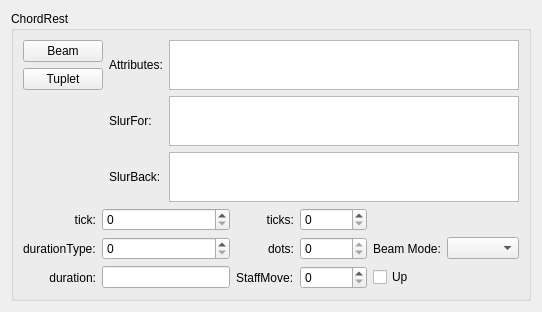
<?xml version="1.0" encoding="UTF-8"?>
<ui version="4.0">
 <class>ChordRestBase</class>
 <widget class="QWidget" name="ChordRestBase">
  <property name="geometry">
   <rect>
    <x>0</x>
    <y>0</y>
    <width>542</width>
    <height>297</height>
   </rect>
  </property>
  <property name="windowTitle">
   <string>Form</string>
  </property>
  <layout class="QVBoxLayout">
   <item>
    <widget class="QGroupBox" name="groupBox">
     <property name="toolTip">
      <string notr="true"/>
     </property>
     <property name="title">
      <string notr="true">ChordRest</string>
     </property>
     <property name="flat">
      <bool>false</bool>
     </property>
     <layout class="QGridLayout" name="gridLayout_2">
      <item row="0" column="0" rowspan="3">
       <layout class="QVBoxLayout">
        <item>
         <widget class="QPushButton" name="beamButton">
          <property name="toolTip">
           <string notr="true"/>
          </property>
          <property name="text">
           <string notr="true">Beam</string>
          </property>
         </widget>
        </item>
        <item>
         <widget class="QPushButton" name="tupletButton">
          <property name="toolTip">
           <string notr="true"/>
          </property>
          <property name="text">
           <string notr="true">Tuplet</string>
          </property>
         </widget>
        </item>
        <item>
         <spacer>
          <property name="orientation">
           <enum>Qt::Vertical</enum>
          </property>
          <property name="sizeHint" stdset="0">
           <size>
            <width>20</width>
            <height>40</height>
           </size>
          </property>
         </spacer>
        </item>
       </layout>
      </item>
      <item row="0" column="1">
       <widget class="QLabel" name="label_2">
        <property name="toolTip">
         <string notr="true"/>
        </property>
        <property name="text">
         <string notr="true">Attributes:</string>
        </property>
        <property name="textFormat">
         <enum>Qt::PlainText</enum>
        </property>
       </widget>
      </item>
      <item row="0" column="2">
       <widget class="QListWidget" name="attributes">
        <property name="sizePolicy">
         <sizepolicy hsizetype="Expanding" vsizetype="Fixed">
          <horstretch>0</horstretch>
          <verstretch>0</verstretch>
         </sizepolicy>
        </property>
        <property name="minimumSize">
         <size>
          <width>0</width>
          <height>50</height>
         </size>
        </property>
        <property name="maximumSize">
         <size>
          <width>16777215</width>
          <height>50</height>
         </size>
        </property>
        <property name="horizontalScrollBarPolicy">
         <enum>Qt::ScrollBarAlwaysOff</enum>
        </property>
        <property name="uniformItemSizes">
         <bool>true</bool>
        </property>
       </widget>
      </item>
      <item row="1" column="1">
       <widget class="QLabel" name="label_6">
        <property name="text">
         <string>SlurFor:</string>
        </property>
        <property name="textFormat">
         <enum>Qt::PlainText</enum>
        </property>
       </widget>
      </item>
      <item row="1" column="2">
       <widget class="QListWidget" name="slurFor">
        <property name="sizePolicy">
         <sizepolicy hsizetype="Expanding" vsizetype="Fixed">
          <horstretch>0</horstretch>
          <verstretch>0</verstretch>
         </sizepolicy>
        </property>
        <property name="minimumSize">
         <size>
          <width>0</width>
          <height>50</height>
         </size>
        </property>
        <property name="maximumSize">
         <size>
          <width>16777215</width>
          <height>50</height>
         </size>
        </property>
       </widget>
      </item>
      <item row="2" column="1">
       <widget class="QLabel" name="label_7">
        <property name="text">
         <string>SlurBack:</string>
        </property>
        <property name="textFormat">
         <enum>Qt::PlainText</enum>
        </property>
       </widget>
      </item>
      <item row="2" column="2">
       <widget class="QListWidget" name="slurBack">
        <property name="sizePolicy">
         <sizepolicy hsizetype="Expanding" vsizetype="Fixed">
          <horstretch>0</horstretch>
          <verstretch>0</verstretch>
         </sizepolicy>
        </property>
        <property name="minimumSize">
         <size>
          <width>0</width>
          <height>50</height>
         </size>
        </property>
        <property name="maximumSize">
         <size>
          <width>16777215</width>
          <height>50</height>
         </size>
        </property>
       </widget>
      </item>
      <item row="3" column="0" colspan="3">
       <layout class="QGridLayout" name="gridLayout">
        <item row="1" column="0">
         <widget class="QLabel" name="label_4">
          <property name="text">
           <string notr="true">durationType:</string>
          </property>
         </widget>
        </item>
        <item row="1" column="1">
         <widget class="QSpinBox" name="durationType"/>
        </item>
        <item row="1" column="2">
         <widget class="QLabel" name="label_3">
          <property name="sizePolicy">
           <sizepolicy hsizetype="Preferred" vsizetype="Preferred">
            <horstretch>0</horstretch>
            <verstretch>0</verstretch>
           </sizepolicy>
          </property>
          <property name="text">
           <string notr="true">dots:</string>
          </property>
          <property name="alignment">
           <set>Qt::AlignRight|Qt::AlignTrailing|Qt::AlignVCenter</set>
          </property>
         </widget>
        </item>
        <item row="1" column="3" colspan="2">
         <widget class="QSpinBox" name="dots">
          <property name="sizePolicy">
           <sizepolicy hsizetype="Preferred" vsizetype="Fixed">
            <horstretch>0</horstretch>
            <verstretch>0</verstretch>
           </sizepolicy>
          </property>
          <property name="readOnly">
           <bool>true</bool>
          </property>
          <property name="maximum">
           <number>3</number>
          </property>
         </widget>
        </item>
        <item row="2" column="5">
         <widget class="QCheckBox" name="upFlag">
          <property name="toolTip">
           <string notr="true"/>
          </property>
          <property name="text">
           <string notr="true">Up</string>
          </property>
         </widget>
        </item>
        <item row="2" column="3" colspan="2">
         <widget class="QSpinBox" name="move"/>
        </item>
        <item row="2" column="2">
         <widget class="QLabel" name="label_8">
          <property name="text">
           <string>StaffMove:</string>
          </property>
         </widget>
        </item>
        <item row="2" column="0">
         <widget class="QLabel" name="label_10">
          <property name="text">
           <string>duration:</string>
          </property>
          <property name="alignment">
           <set>Qt::AlignRight|Qt::AlignTrailing|Qt::AlignVCenter</set>
          </property>
         </widget>
        </item>
        <item row="2" column="1">
         <widget class="QLineEdit" name="duration"/>
        </item>
        <item row="0" column="0">
         <widget class="QLabel" name="label_9">
          <property name="text">
           <string>tick:</string>
          </property>
          <property name="alignment">
           <set>Qt::AlignRight|Qt::AlignTrailing|Qt::AlignVCenter</set>
          </property>
         </widget>
        </item>
        <item row="0" column="1">
         <widget class="QSpinBox" name="tick">
          <property name="maximum">
           <number>2000000000</number>
          </property>
         </widget>
        </item>
        <item row="0" column="2">
         <widget class="QLabel" name="label_5">
          <property name="text">
           <string notr="true">ticks:</string>
          </property>
          <property name="alignment">
           <set>Qt::AlignRight|Qt::AlignTrailing|Qt::AlignVCenter</set>
          </property>
         </widget>
        </item>
        <item row="0" column="3" colspan="2">
         <widget class="QSpinBox" name="ticks">
          <property name="maximum">
           <number>9999999</number>
          </property>
         </widget>
        </item>
        <item row="1" column="5">
         <widget class="QLabel" name="label">
          <property name="toolTip">
           <string notr="true"/>
          </property>
          <property name="text">
           <string notr="true">Beam Mode:</string>
          </property>
         </widget>
        </item>
        <item row="1" column="7">
         <widget class="QComboBox" name="beamMode"/>
        </item>
       </layout>
      </item>
     </layout>
    </widget>
   </item>
  </layout>
 </widget>
 <resources/>
 <connections/>
</ui>
